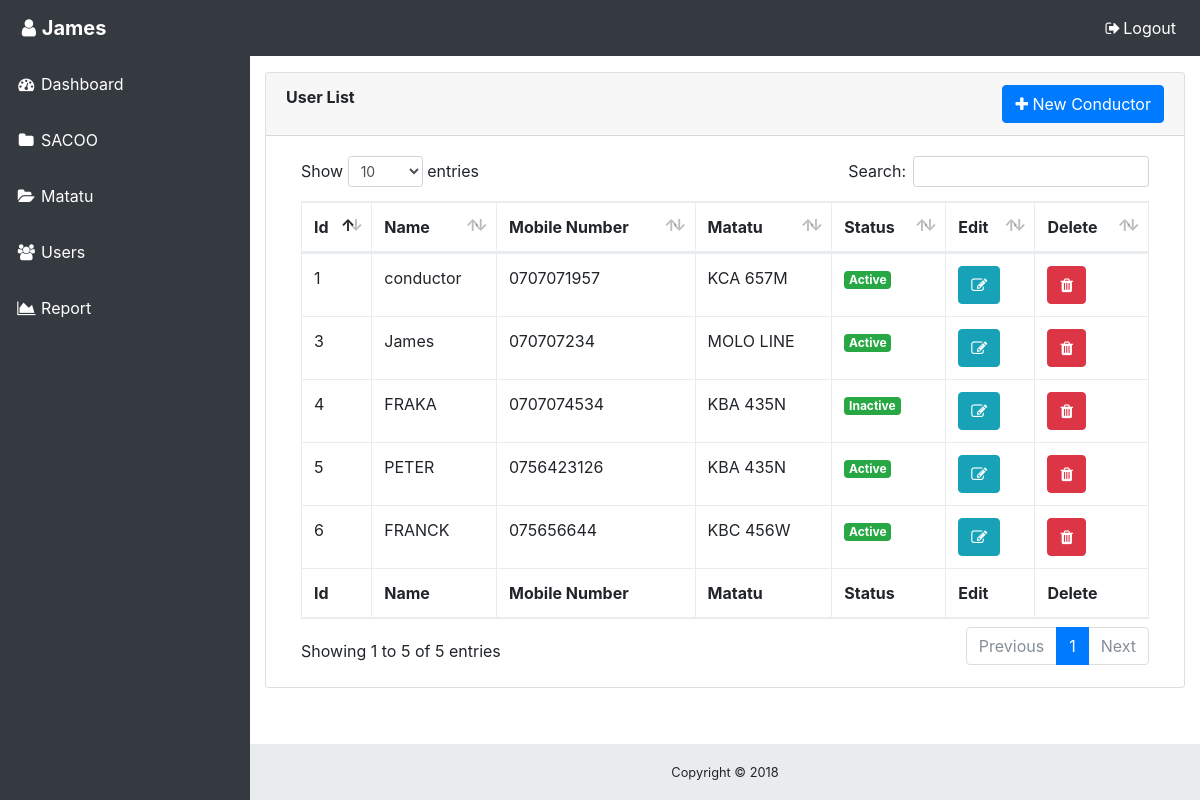
Screenshot of /admin/user.php (signed in) with the database file from the repository.
### tables this page shows
CREATE TABLE `user` (
  `id` int(11) NOT NULL,
  `username` varchar(225) NOT NULL,
  `password` varchar(255) NOT NULL,
  `status` varchar(15) NOT NULL,
  `mobile` varchar(25) NOT NULL,
  `matatu` varchar(25) NOT NULL,
  `level` varchar(25) NOT NULL
);

### admin/session.php (called while the page is built, shortened)
<?php
   include('config.php');
   $user_check = $_SESSION['login_user'];
   $ses_sql = mysqli_query($conn,"select * from `user` where `username` = '".$user_check."' ");
   $row = mysqli_fetch_array($ses_sql,MYSQLI_ASSOC);
   $login_session = $row['username'];
?>

### admin/user.php (the view, shortened to what this page needs)
<?php
   include('session.php');
?>
<!DOCTYPE html>
<html lang="en">
<head>
  <link href="vendor/bootstrap/css/bootstrap.min.css" rel="stylesheet">
  <link href="vendor/font-awesome/css/font-awesome.min.css" rel="stylesheet" type="text/css">
  <link href="vendor/datatables/dataTables.bootstrap4.css" rel="stylesheet">
  <link href="css/sb-admin.css" rel="stylesheet">
  <link rel="stylesheet" type="text/css" href="css/sweetalert.css">
</head>
<body class="fixed-nav sticky-footer bg-dark" id="page-top">
<nav class="navbar navbar-expand-lg navbar-dark bg-dark fixed-top" id="mainNav" style="color:white">
    <a class="navbar-brand" href="dashboard.php" style="color:;font-size:20px;"><span class="glyphicon glyphicon-user"></span><i class="fa fa-fw fa-user"></i><b><?php echo $login_session;?></b></a>
    <div class="collapse navbar-collapse" id="navbarResponsive">
     <ul class="navbar-nav navbar-sidenav" id="exampleAccordion" style="color:white">
        <li class="nav-item" data-toggle="tooltip" data-placement="right" title="Dashboard">
          <a class="nav-link" href="dashboard.php" style="color:white;">
            <i class="fa fa-fw fa-dashboard"></i>
            <span class="nav-link-text">Dashboard</span>
          </a>
        </li>
        <li class="nav-item" data-toggle="tooltip" data-placement="right" title="Charts">
          <a class="nav-link" href="sacco.php" style="color:white;">
            <i class="fa fa-fw fa-folder"></i>
            <span class="nav-link-text">SACOO</span>
          </a>
        </li>
        <li class="nav-item" data-toggle="tooltip" data-placement="right" title="Tables">
          <a class="nav-link" href="matatu.php" style="color:white;">
            <i class="fa fa-fw fa-folder-open"></i>
            <span class="nav-link-text">Matatu</span>
          </a>
        </li>
		<li class="nav-item" data-toggle="tooltip" data-placement="right" title="Link">
          <a class="nav-link" href="user.php" style="color:white;">
            <i class="fa fa-fw fa fa-users"></i>
            <span class="nav-link-text">Users</span>
          </a>
        </li>
		<li class="nav-item" data-toggle="tooltip" data-placement="right" title="Link">
          <a class="nav-link" href="route.php" style="color:white;">
            <i class="fa fa-fw  fa-area-chart"></i>
            <span class="nav-link-text">Report</span>
          </a>
        </li>
      </ul>
      <ul class="navbar-nav ml-auto">
        <li class="nav-item">
          <a class="nav-link" data-toggle="modal" data-target="#exampleModal" style="color:white;">
            <i class="fa fa-fw fa-sign-out"></i>Logout</a>
        </li>
      </ul>
    </div>
  </nav>
  <div class="content-wrapper">
    <div class="container-fluid">
            <div class="card mb-3">
        <div class="card-header bg-default">
          <div class="row">
		  <div class="col-md-8"><b>User List</b></div>
		  <div class="col-md-4 col-pull-right" style="text-align:right"><a class="btn btn-primary" href="login.html" data-toggle="modal" data-target="#add_user"><i class="fa fa-plus"></i> New Conductor</a></div>
		</div>
		  </div>
        <div class="card-body">
		<?php
		include('config.php');
		$result=mysqli_query($conn,"select * from `user` where `id`!=' ' ORDER BY id DESC ");
if ($result->num_rows > 0) {
		?>
          <div class="table-responsive">
            <table class="table table-bordered" id="dataTable" width="100%" cellspacing="0">
              <thead>
                <tr>
                  <th>Id</th>
                  <th>Name</th>
                  <th>Mobile Number</th>
                  <th>Matatu</th>
                  <th>Status</th>
                  <th>Edit</th>
                  <th>Delete</th>
                </tr>
              </thead>
              <tfoot>
                <tr>
                  <th>Id</th>
                  <th>Name</th>
                  <th>Mobile Number</th>
                  <th>Matatu</th>
                  <th>Status</th>
                  <th>Edit</th>
                  <th>Delete</th>
                </tr>
              </tfoot>
              <tbody>
			  <?php
			  while($row = $result->fetch_assoc()) {
		echo '<form method="POST" action="user.php" role="form"><tr>
		 <td>';
		  echo $id= $row["id"] ;
		 echo '</td><td>';
		  echo $row["username"] ;
		  echo '</td><td>';
		  echo $row["mobile"] ;
		  echo '</td><td>'.$row["matatu"].'</td><td>';
		  echo '<span class="badge btn-success">'.$row["status"].'</span>' ;
		 echo"</td><td>
		 <button class='btn btn-info' href='' data-toggle='modal' type='submit' data-target='#update_modal' value='' name='updateid'  onclick='editUserFunc(" ; echo $id .")' ><i class='fa fa-edit'></i></button>";
		 echo "</td><td><button class='btn btn-danger' href='' data-toggle='modal' type='submit' data-target='#delete_user' value='' name='deleteUserId'  onclick='deleteUserFunc(" ; echo $id .")' ><i class='fa fa-trash'></i></button>";
		 echo '</td>
		</tr></form>';
    }
} else {
    echo  json_encode("No Match");
}
			  ?>
              </tbody>
            </table>
          </div>
        </div>
      </div>
    <footer class="sticky-footer">
      <div class="container">
        <div class="text-center">
          <small>Copyright © 2018</small>
        </div>
      </div>
    </footer>
  </div>
</body>
</html>

### admin/css/sb-admin.css (style rules this page uses)
html { position: relative; min-height: 100%; }
body { overflow-x: hidden; }
body.sticky-footer { margin-bottom: 56px; }
body.sticky-footer .content-wrapper { min-height: calc(100vh - 56px - 56px); }
body.fixed-nav { padding-top: 56px; }
.content-wrapper { min-height: calc(100vh - 56px); padding-top: 1rem; }
#mainNav .navbar-collapse { overflow: auto; max-height: 75vh; }
#mainNav .navbar-collapse .navbar-nav .nav-item .nav-link { cursor: pointer; }
@media (min-width: 992px) { #mainNav .navbar-brand { width: 250px; } }
@media (min-width: 992px) { #mainNav .navbar-collapse { overflow: visible; max-height: none; } }
@media (min-width: 992px) { #mainNav .navbar-collapse .navbar-sidenav { position: absolute; top: 0; left: 0; overflow-x: hidden; overflow-y: auto; -webkit-flex-direction: column; -ms-flex-direction: column; flex-direction: column; margin-top: 56px; } }
@media (min-width: 992px) { #mainNav .navbar-collapse .navbar-sidenav > .nav-item { width: 250px; padding: 0; } }
@media (min-width: 992px) { #mainNav .navbar-collapse .navbar-sidenav > .nav-item > .nav-link { padding: 1em; } }
@media (min-width: 992px) { #mainNav.fixed-top .navbar-sidenav { height: calc(100vh - 112px); } }
.content-wrapper { overflow-x: hidden; background: white; }
@media (min-width: 992px) { .content-wrapper { margin-left: 250px; } }
#mainNav.navbar-dark .navbar-collapse .navbar-sidenav > .nav-item > .nav-link { color: #868e96; }
@media (min-width: 992px) { #mainNav.navbar-dark .navbar-collapse .navbar-sidenav { background: #343a40; } }
footer.sticky-footer { position: absolute; right: 0; bottom: 0; width: 100%; height: 56px; background-color: #e9ecef; line-height: 55px; }
@media (min-width: 992px) { footer.sticky-footer { width: calc(100% - 250px); } }

### rows the page displays
user: username "James", id "3", mobile "070707234", matatu "MOLO LINE", status "Active"
user: id "6", username "FRANCK", mobile "075656644", matatu "KBC 456W", status "Active"
user: id "5", username "PETER", mobile "0756423126", matatu "KBA 435N", status "Active"
user: id "4", username "FRAKA", mobile "0707074534", matatu "KBA 435N", status "Inactive"
user: id "1", username "conductor", mobile "0707071957", matatu "KCA 657M", status "Active"
